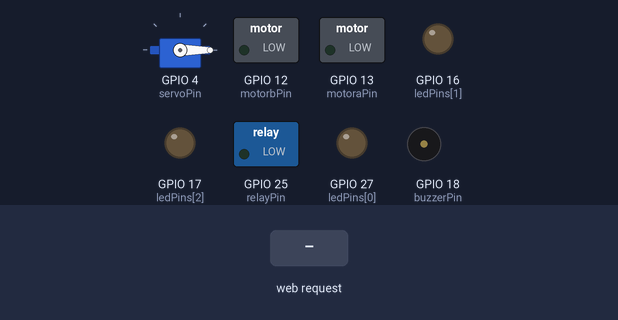
This sketch was run on a simulated ESP32. Shown: servo, switched loads named in the sketch (green lamp = pin HIGH), output pins drawn as LEDs (lit = HIGH), buzzer (waves = sounding, pin HIGH). Inputs (shaded band) come from the test bench. WiFi joins after 1.5 s; servers stay silent unless stated; what the sketch prints to the serial monitor is not drawn.

Above: at 3.7 s.
3.8 s: HTTP request GET /C received
At 4.6 s:
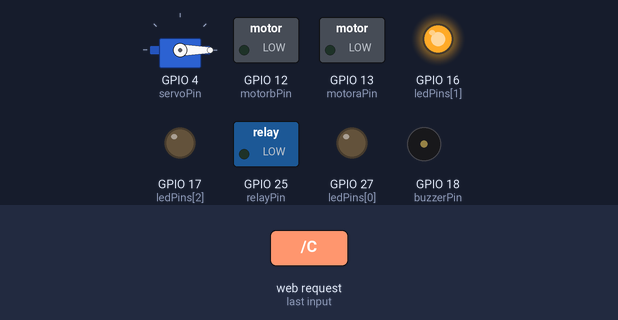
12.8 s: HTTP request GET /A received
At 15.0 s:
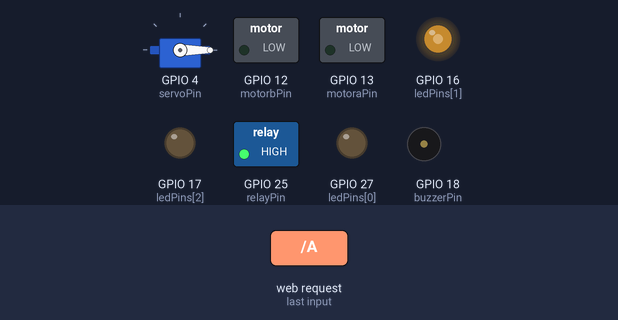
15.3 s: HTTP request GET /D received
At 16.1 s:
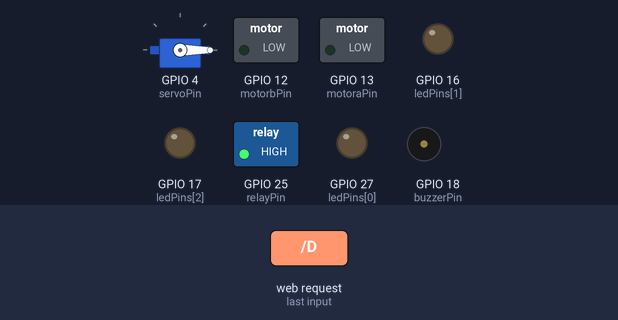
16.8 s: HTTP request GET /E received
At 17.2 s:
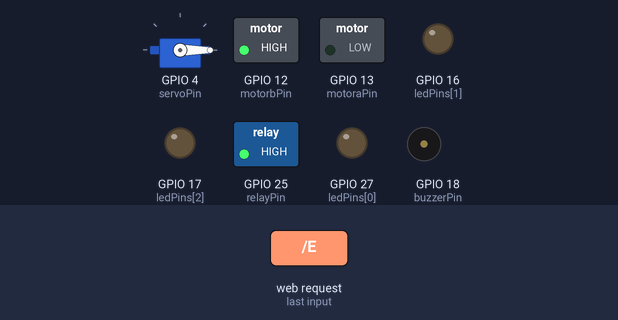
18.3 s: HTTP request GET /B received
At 19.5 s:
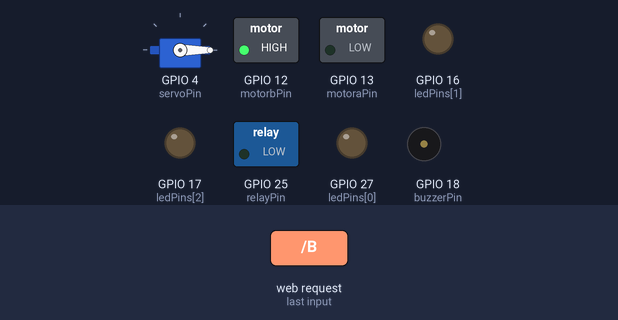
19.8 s: HTTP request GET /G received
At 20.7 s:
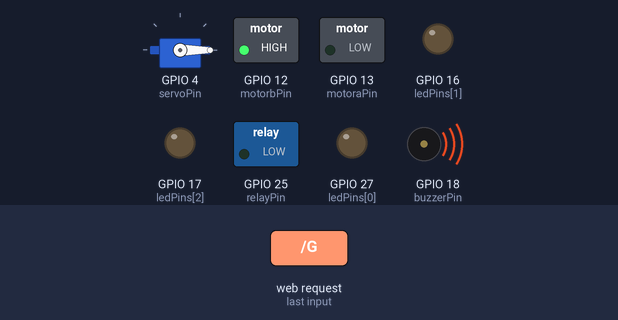
Timing chart, 0 to 22.3 s (numbered marks = the images above; inputs shaded):
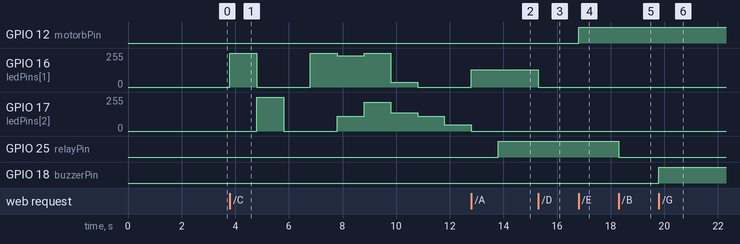

Measured:
- after the input at 3.8 s, GPIO 16 (ledPins[1]): 0/255 → 255/255 at once, → 0/255 1.0 s later, → 255/255 2.0 s later, → 236/255 1.0 s later, … (7 changes in this stretch); GPIO 17 (ledPins[2]): 0/255 → 255/255 after 1.0 s, → 0/255 1.0 s later, → 109/255 2.0 s later, → 214/255 1.0 s later, … (7 changes in this stretch)
- after the input at 12.8 s, GPIO 25 (relayPin): LOW → HIGH after 1.0 s
- after the input at 15.3 s, GPIO 16 (ledPins[1]): 128/255 → 0/255 at once
- after the input at 16.8 s, GPIO 12 (motorbPin): LOW → HIGH at once
- after the input at 18.3 s, GPIO 25 (relayPin): HIGH → LOW at once
- after the input at 19.8 s, GPIO 18 (buzzerPin): LOW → HIGH at once

The sketch:

WiFi_Web_Control_Smart_Life.ino
```cpp
/*
 * Filename: WiFi_Web_Control_Smart_Life
 * Function: WIFI web controls multiple components and modules to simulate WiFi smart life
 * Compiling IDE：ARDUINO 2.3.3
 * Author: https://www.keyestudio.com/
*/
#include <Arduino.h>
#include <WiFi.h>
#include <ESP32Servo.h>

/*REPLACE WITH YOUR NETWORK CREDENTIALS(Put your SSID & Password)*/
const char* ssid = "REPLACE_WITH_YOUR_SSID";  //Enter SSID here
const char* password = "REPLACE_WITH_YOUR_PASSWORD"; //Enter Password here

// A variable used to store HTTP requests
String header;

const int ledPins[] = {27, 16, 17};  // Define the red, green, and blue pins in order
const byte chns[] = {1, 2, 3};     // Define PWM channel
int red, green, blue;

const int buzzerPin = 18;   // set active buzzer pin to IO18
const int motoraPin = 13;   // set motor IN+ digital pin to IO13
const int motorbPin = 12;   // set motor IN- digital pin to IO12
const int relayPin = 25;  // set relay pin to IO25
const int servoPin = 4;  // set servo pin to IO4
Servo myservo;  // Create servo objects to control servo
// Define the minimum and maximum pulse widths for the servo
const int minPulseWidth = 500; // 0.5 ms
const int maxPulseWidth = 2500; // 2.5 ms

int status = WL_IDLE_STATUS;
WiFiServer server(80);

unsigned long currentTime = millis(); // Current time
unsigned long previousTime = 0;  // Previous time
const long timeoutTime = 2000; // set timeout period in milliseconds (example: 2000ms = 2s)

void setup() {
  Serial.begin(115200);  // set baud rate
  for (int i = 0; i < 3; i++) {   //set pwm channel，1KHz,8bit
    ledcSetup(chns[i], 1000, 8);
    ledcAttachPin(ledPins[i], chns[i]);
  }
  pinMode(motoraPin, OUTPUT);  // set motor 的IN+ pin to output
  pinMode(motorbPin, OUTPUT);  // set motor 的IN- pin to output
  pinMode(relayPin, OUTPUT);   // set relay pin to output
  pinMode(buzzerPin, OUTPUT);  // set active buzzer pin to output

  myservo.attach(servoPin);  //set servo pin to IO4
  myservo.write(0); //rotate to 0°
  delay(1000); //delay 1s

  // Connect to a Wi-Fi network through the SSID and password
  Serial.print("Connecting to ");
  Serial.println(ssid);
  WiFi.begin(ssid, password);
  while (WiFi.status() != WL_CONNECTED) {
    delay(500);
    Serial.print(".");
  }
  // Print the local IP address and start the Web server
  Serial.println("");
  Serial.println("WiFi connected.");
  Serial.println("IP address: ");
  Serial.println(WiFi.localIP());
  server.begin();
}

void loop() {
  WiFiClient client = server.available();   // Monitor data

  if (client) {                             // If a new client connects,
    currentTime = millis();
    previousTime = currentTime;
    Serial.println("New Client.");          // Print a message in the serial monitor
    String currentLine = "";                // Create a string to store incoming data from the client
    while (client.connected() && currentTime - previousTime <= timeoutTime) {  // Loop when the client connects
      currentTime = millis();
      if (client.available()) {             // If there are bytes to be read from the client,
        char c = client.read();             // Read a byte
        Serial.write(c);                    // Print it out to the serial monitor
        header += c;
        if (c == '\n') {                    // If the byte is a line-break
           // If the current line is empty, there are two newlines in a row.
           // This is the end of the client HTTP request, so send the response:
          if (currentLine.length() == 0) {
             // HTTP header always starts with a response code (e.g. HTTP/1.1 200 OK)
             // A content type so that the client knows what to expect next, followed by a blank line:
            client.println("HTTP/1.1 200 OK");
            client.println("Content-type:text/html");
            client.println("Connection: close");
            client.println();
            // web page title
            client.println("<body><h1>ESP32 Web Server</h1>");
            // The content of the HTTP response follows the header:
            client.print("<p style=\"font-size:7vw;\">Click <a href=\"/A\">here</a> turn on Relay<br></p>");
            client.print("<p style=\"font-size:7vw;\">Click <a href=\"/B\">here</a> turn off Relay<br></p>");
            client.print("<p style=\"font-size:7vw;\">Click <a href=\"/C\">here</a> turn on RGB<br></p>");
            client.print("<p style=\"font-size:7vw;\">Click <a href=\"/D\">here</a> turn off RGB<br></p>");
            client.print("<p style=\"font-size:7vw;\">Click <a href=\"/E\">here</a> turn on fan<br></p>");
            client.print("<p style=\"font-size:7vw;\">Click <a href=\"/F\">here</a> turn off fan<br></p>");
            client.print("<p style=\"font-size:7vw;\">Click <a href=\"/G\">here</a> turn on buzzer<br></p>");
            client.print("<p style=\"font-size:7vw;\">Click <a href=\"/H\">here</a> turn off buzzer<br></p>");
            client.print("<p style=\"font-size:7vw;\">Click <a href=\"/I\">here</a> <br>servo turn to 180</p>");
            client.print("<p style=\"font-size:7vw;\">Click <a href=\"/J\">here</a> <br>servo turn to 0</p>");

            // The HTTP response ends with another blank line:
            client.println();
            // exit while loop:
            break;
          } else {    // If line break, clear currentLine:
            currentLine = "";
          }
        } else if (c != '\r') {  // If there are any characters other than the carriage return,
          currentLine += c;      // And add it to the end of currentLine
        }

        // Check whether the client request exists "GET /A"or"GET /B"or"GET /C"or"GET /D"or"GET /E"or"GET /F"or"GET /G"or"GET /H"or"GET /I"or"GET /J":
        if (currentLine.endsWith("GET /A")) {    // GET /A turn off relay
          digitalWrite(relayPin, HIGH);
        }
        if (currentLine.endsWith("GET /B")) {    // GET /B turn off relay
          digitalWrite(relayPin, LOW);
        }
        if (currentLine.endsWith("GET /C")) {    // GET /C turn off RGB
            // Cycle through basic colors
          setColor(255, 0, 0);  // Red
          delay(1000);       // Wait for 1 second
          setColor(0, 255, 0);  // Green
          delay(1000);       // Wait for 1 second
          setColor(0, 0, 255);  // Blue
          delay(1000);       // Wait for 1 second

            // Cycle through blended colors
          setColor(255, 0, 252);  // Magenta
          delay(1000);         // Wait for 1 second
          setColor(237, 109, 0);  // Orange
          delay(1000);         // Wait for 1 second
          setColor(255, 215, 0);  // Yellow
          delay(1000);         // Wait for 1 second
          setColor(34, 139, 34);  // Forest Green
          delay(1000);         // Wait for 1 second
          setColor(0, 112, 255);  // Light Blue
          delay(1000);         // Wait for 1 second
          setColor(0, 46, 90);    // Indigo
          delay(1000);         // Wait for 1 second
          setColor(128, 0, 128);  // Purple
          delay(1000);         // Wait for 1 second
        }
        if (currentLine.endsWith("GET /D")) {    // GET /D turn off RGB
          setColor(0, 0, 0);  // Black
        }
        if (currentLine.endsWith("GET /E")) {  // GET /E motor rotate
          digitalWrite(motoraPin, LOW);
          digitalWrite(motorbPin, HIGH);
        }
        if (currentLine.endsWith("GET /F")) {  // GET /F motor does not rotate
          digitalWrite(motoraPin, LOW);
          digitalWrite(motorbPin, LOW);
        }
        if (currentLine.endsWith("GET /G")) {  // GET /G turn off active buzzer
          digitalWrite(buzzerPin, HIGH);
        }
        if (currentLine.endsWith("GET /H")) {  // GET /H turn off passive buzzer
          digitalWrite(buzzerPin, LOW);
        }
        if (currentLine.endsWith("GET /I")) {  // GET /J servorotates to 180°
          myservo.write(180); //rotate to 180°
          delay(1000); //delay 1s
        }
        if (currentLine.endsWith("GET /J")) {  // GET /K servorotates to 0°
          myservo.write(0); //rotate to 0°
          delay(1000); //delay 1s
        }
      }
    }
    // clear header
    header = "";
    // disconnect:
    client.stop();
    Serial.println("Client disconnected.");
    Serial.println("");
  }
}

// Function to set the RGB LED color
void setColor(int red, int green, int blue) {
  ledcWrite(chns[1], red); //Common cathode LED, is on at high level
  ledcWrite(chns[2], green);
  ledcWrite(chns[3], blue);
}
```
